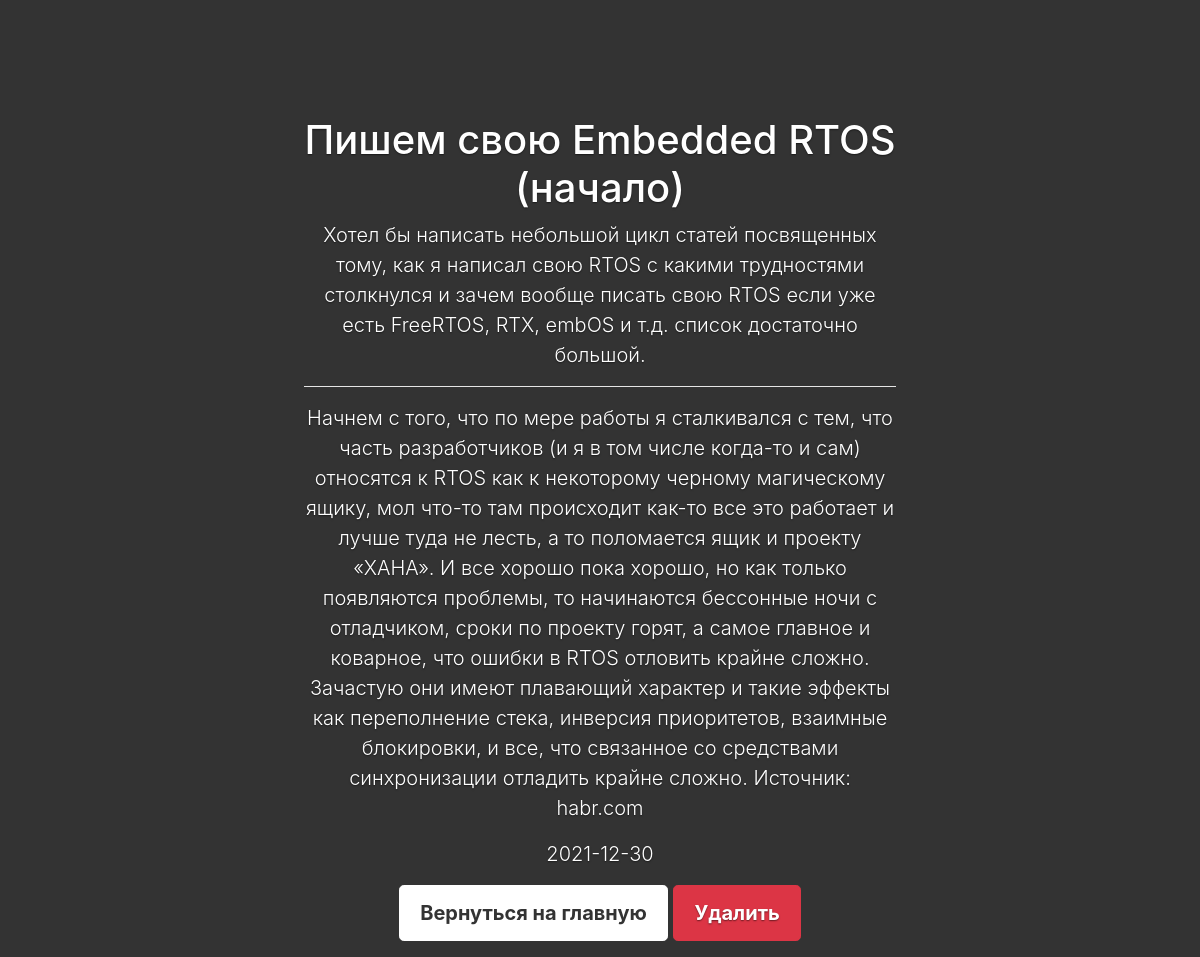
Page /detailed_post/1 on the committed database.
### app.py (models this page shows, shortened)
class Article(db.Model):
    id = db.Column(db.Integer, primary_key=True)
    category_id = db.Column(db.Integer, db.ForeignKey('category.id'))
    title = db.Column(db.String(50), nullable=False, unique=True)
    introduction = db.Column(db.String(100), nullable=False)
    text = db.Column(db.Text(), nullable=False)
    pub_date = db.Column(db.DateTime, default=datetime.utcnow)

### app.py (the view)
@app.route('/detailed_post/<int:article_id>')
def detailed_post(article_id):
    article = Article.query.get_or_404(article_id)
    return render_template('detailed.html', article=article)

### templates/detailed.html (shortened to what this page needs)
<!DOCTYPE html>
<html>
<head>
    <link rel="stylesheet"
          href="https://maxcdn.bootstrapcdn.com/bootstrap/4.0.0/css/bootstrap.min.css"
>
    <link rel="stylesheet" href="{{ url_for('static', filename='css/cover.css') }}">
</head>
<body class="text-center">
    <div class="cover-container d-flex h-100 p-3 mx-auto flex-column">
        <main role="main" class="inner cover">
            <h1 class="cover-heading">{{ article.title }}</h1>
            <p class="lead">
                {{ article.introduction }}
            </p>
            <hr class="line">
            <p class="lead">
                {{ article.text }}
            </p>
            <p class="lead">
                {{ article.pub_date.date() }}
            </p>
            <p class="lead">
                <a href="{{ url_for('index') }}" class="btn btn-lg btn-secondary">Вернуться на главную</a>
                <a href="{{ url_for('delete_post', article_id=article.id) }}" class="btn btn-lg btn-danger">Удалить</a>
            </p>
        </main>
    </div>
</body>
</html>

### static/css/cover.css (style rules this page uses)
a, a:focus, a:hover { color: #fff; }
.btn-secondary, .btn-secondary:hover, .btn-secondary:focus { color: #333; text-shadow: none; background-color: #fff; border: .05rem solid #fff; }
html, body { height: 100%; background-color: #333; }
body { display: -ms-flexbox; display: -webkit-box; display: flex; -ms-flex-pack: center; -webkit-box-pack: center; justify-content: center; color: #fff; text-shadow: 0 .05rem .1rem rgba(0, 0, 0, .5); }
.cover-container { max-width: 42em; }
.cover { padding: 0 1.5rem; margin-top: 100px; }
.cover .btn-lg { padding: .75rem 1.25rem; font-weight: 700; }
.line { background-color: #fff; }

### rows in the picture
Article: title "Пишем свою Embedded RTOS (начало)", introduction "Хотел бы написать небольшой цикл статей посвященных тому, как я написал свою RTOS с какими трудностями столкнулся и зачем вообще писать свою RTOS если уже есть FreeRTOS, RTX, embOS и т.д. список достаточно большой.", text "Начнем с того, что по мере работы я сталкивался с тем, что часть разработчиков (и я в том числе когда-то и сам) относятся к RTOS как к некоторому черному магическому ящику, мол что-то там происходит как-то все это работает и лучше туда не лесть, а то поломается ящик и проекту «ХАНА». И все хорошо пока хорошо, но как только появляются проблемы, то начинаются бессонные ночи с отладчиком, сроки по проекту горят, а самое главное и коварное, что ошибки в RTOS отловить крайне сложно. Зачастую они имеют плавающий характер и такие эффекты как переполнение стека, инверсия приоритетов, взаимные блокировки, и все, что связанное со средствами синхронизации отладить крайне сложно. Источник: habr.com", pub_date "2021-12-30"
